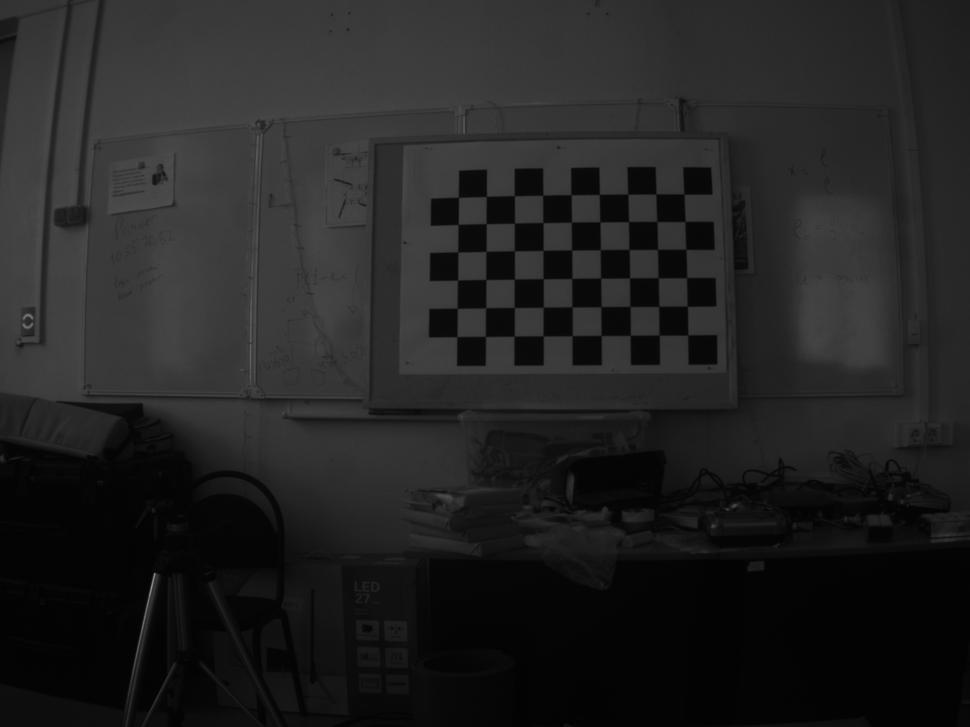
#> input picture stereo_calibration-master/images/LEFT/0.png, 970 x 727 px, shrunk from 2592 x 1944 before the run; its folder holds only this picture in this run
$ jupyter execute --allow-errors Calibrate_analog.ipynb
#> lines starting #> are read from the running program, lines starting #| are printed output that depends on the picture
[cell 1]
import cv2
import numpy as np
import glob
from tqdm import tqdm
import PIL.ExifTags
import PIL.Image
import matplotlib.pyplot as plt
from tqdm import tqdm_notebook

[cell 2]
#============================================
# Camera calibration
#============================================

#Define size of chessboard target.

chessboard_size = (6,9)
#chessboard_size = (7,5)
#Define arrays to save detected points
obj_points_left = [] #3D points in real world space
img_points_left = [] #3D points in image plane

#Prepare grid and points to display

objp_left = np.zeros((np.prod(chessboard_size),3),dtype=np.float32)


objp_left[:,:2] = np.mgrid[0:chessboard_size[0], 0:chessboard_size[1]].T.reshape(-1,2)

#read images

calibration_paths_left = glob.glob('./calibration_images/left/*')

#Iterate over images to find intrinsic matrix
for image_path_left in tqdm(calibration_paths_left):
    plt.clf()
    #Load image
    image = cv2.imread(image_path_left)
#> image is the input picture: shape (727, 970, 3); min 2, max 142, mean 34.3
    gray_image = cv2.cvtColor(image, cv2.COLOR_BGR2GRAY)
    print("Image loaded, Analizying...")
    #find chessboard corners
    plt.imshow(gray_image)
    plt.show()
    ret,corners = cv2.findChessboardCorners(gray_image, chessboard_size, None)
#> ret = True; corners = 54 rows, first 8: [684, 194.2], [685, 221.5], [685.9, 249.4], [686.6, 277.7], [687.5, 306.4], [687.7, 335], [656, 194], [656.9, 221.5]

    if ret == True:
        print("Chessboard detected!")
        print(image_path_left)
        #define criteria for subpixel accuracy
        criteria = (cv2.TERM_CRITERIA_EPS + cv2.TERM_CRITERIA_MAX_ITER, 30, 0.001)
        #refine corner location (to subpixel accuracy) based on criteria.
        cv2.cornerSubPix(gray_image, corners, (5,5), (-1,-1), criteria)
        obj_points_left.append(objp_left)
        img_points_left.append(corners)
    else:
        print("Chessboard wasn't detect!")

ret_left, K_left, dist_left, rvecs_left, tvecs_left = cv2.calibrateCamera(obj_points_left,
                                                                          img_points_left,
                                                                          gray_image.shape[::-1],
                                                                          None, None)
#> ret_left = 0.0799; K_left = [[1379.9, 0, 461.6], [0, 1371.3, 328.7], [0, 0, 1]]; dist_left = [[-0.845, -0.337, 0.0171, 0.0187, 3.24]]; rvecs_left = ([0.057, 0.222, 1.56],); tvecs_left = ([7.76, -4.78, 46.92],)
#=========================================
# analog for right cam
#=========================================


#Define arrays to save detected points
obj_points_right = [] #3D points in real world space
img_points_right = [] #3D points in image plane

#Prepare grid and points to display

objp_right = np.zeros((np.prod(chessboard_size),3),dtype=np.float32)


objp_right[:,:2] = np.mgrid[0:chessboard_size[0], 0:chessboard_size[1]].T.reshape(-1,2)

#read images

calibration_paths_right = glob.glob('./calibration_images/right/*')

#Iterate over images to find intrinsic matrix
for image_path_right in tqdm(calibration_paths_right):

    #Load image
    image = cv2.imread(image_path_right)
    gray_image = cv2.cvtColor(image, cv2.COLOR_BGR2GRAY)
    print("Image loaded, Analizying...")
    #find chessboard corners
    plt.imshow(gray_image)
    plt.show()
    ret,corners = cv2.findChessboardCorners(gray_image, chessboard_size, None)

    if ret == True:
        print("Chessboard detected!")
        print(image_path_right)
        #define criteria for subpixel accuracy
        criteria = (cv2.TERM_CRITERIA_EPS + cv2.TERM_CRITERIA_MAX_ITER, 30, 0.001)
        #refine corner location (to subpixel accuracy) based on criteria.
        cv2.cornerSubPix(gray_image, corners, (5,5), (-1,-1), criteria)
        obj_points_right.append(objp_right)
        img_points_right.append(corners)
    else:
        print("Chessboard wasn't detect!")


#> (the rest of this cell did not finish here and is left out)

[cell 3]
import cv2
import numpy as np
import glob
from tqdm import tqdm
import PIL.ExifTags
import PIL.Image
import matplotlib.pyplot as plt
from tqdm import tqdm_notebook
from tqdm import tqdm


class calibrator:
    def __init__(self, number_cam, fl):
        self.number_cam = number_cam
        self.ret = None
        self.K = None
        self.dist = None
        self.rvecs = None
        self.tvecs = None
        self.focal_length = fl
        self.detected = None
        self.count = None
        self.line_to_images = './calibration_images/' + number_cam + '/*'
        self.line_to_params = "./camera_params/" + number_cam + "/"
        self.obj_points = None
        self.imagePoints1 = None
        self.gray_image_shape = None
        self.image_size = None
        self.detected_image_list = []
        self.line_to_images_new = './calibration_images/new/' + number_cam + '/*'

    # [80 lines left out: functions save_params, calibration_, calibration_cam, not called in this run]


    def make_detected_image_list(self):

        # read images
        line = self.line_to_images
        calibration_paths = glob.glob(line)
        chessboard_size = (6, 9)
        print("Make detected_image_list, camera: " + self.number_cam)
        for image_path in tqdm(calibration_paths):

            # Load image
            image = cv2.imread(image_path)
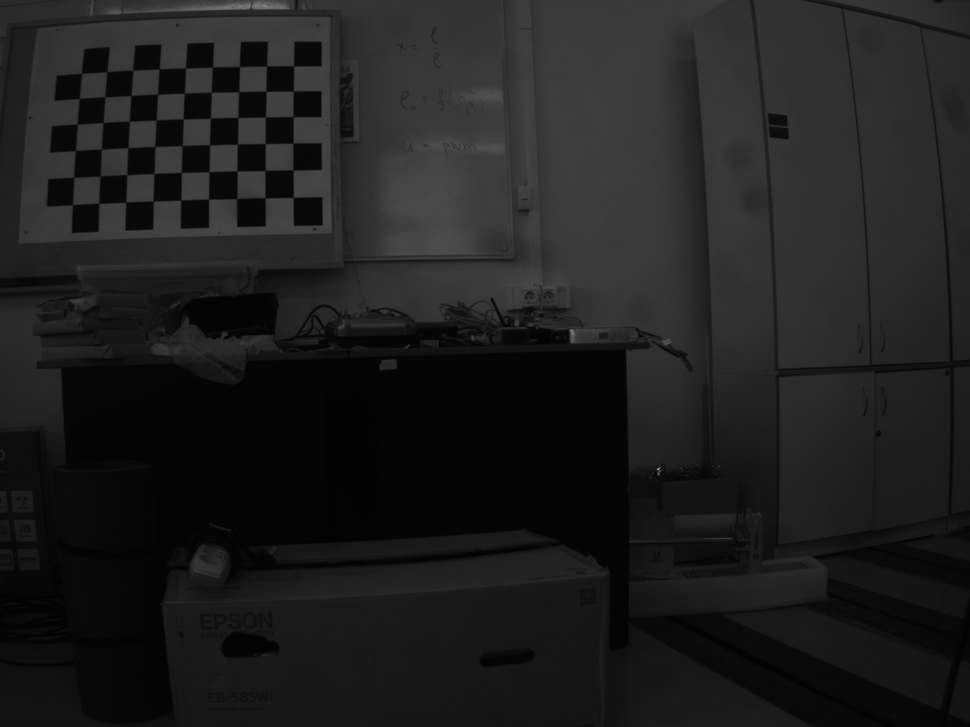
#> input picture calibration/calibration_images/new/25797059/19.png, 970 x 727 px, shrunk from 2592 x 1944 before the run
#> image is the input picture: shape (727, 970, 3); min 2, max 163, mean 30.3
            gray_image = cv2.cvtColor(image, cv2.COLOR_BGR2GRAY)
            ret, corners = cv2.findChessboardCorners(gray_image, chessboard_size, None)
#> ret = True; corners = 54 rows, first 8: [293.6, 66], [293.3, 91.14], [293.2, 116.8], [293, 143.3], [293.2, 170.1], [293.2, 197.5], [266.5, 66.23], [266, 91.35]

            if ret == True:
                self.detected_image_list.append(image_path[len(self.line_to_images)-1:])


class stereo_calibrator:
    def __init__(self, number_cam_left, number_cam_right, fl_left, fl_right):
        self.number_cam_left = number_cam_left
        self.number_cam_right = number_cam_right
        self.link_to_recreate = './calibration_images/new/'
        self.calibrovka_left = calibrator(number_cam_left, fl_left)
        self.calibrovka_right = calibrator(number_cam_right, fl_right)

    def stereo_calibration_separately(self):
        self.calibrovka_left.calibration_cam()
        self.calibrovka_right.calibration_cam()


    # [25 lines left out: function stereo_calibration_together, not called in this run]

    def stereo_calibration(self):
    	self.selection()
    	#self.stereo_calibration_separately()
    	#self.stereo_calibration_together()

    def re_create_data_images(self):
        ll = self.calibrovka_left.detected_image_list
        lr = self.calibrovka_right.detected_image_list
        print("Re-create data images")

        for l in tqdm(ll):
            if l in lr:

                image_left = cv2.imread(self.calibrovka_left.line_to_images[:-1] + l)
                image_right = cv2.imread(self.calibrovka_right.line_to_images[:-1] + l)
                cv2.imwrite(self.link_to_recreate + self.calibrovka_left.number_cam + '/' + l, image_left)
                cv2.imwrite(self.link_to_recreate + self.calibrovka_right.number_cam + '/' + l, image_right)

    def selection(self):
    	self.calibrovka_left.make_detected_image_list()
    	self.calibrovka_right.make_detected_image_list()
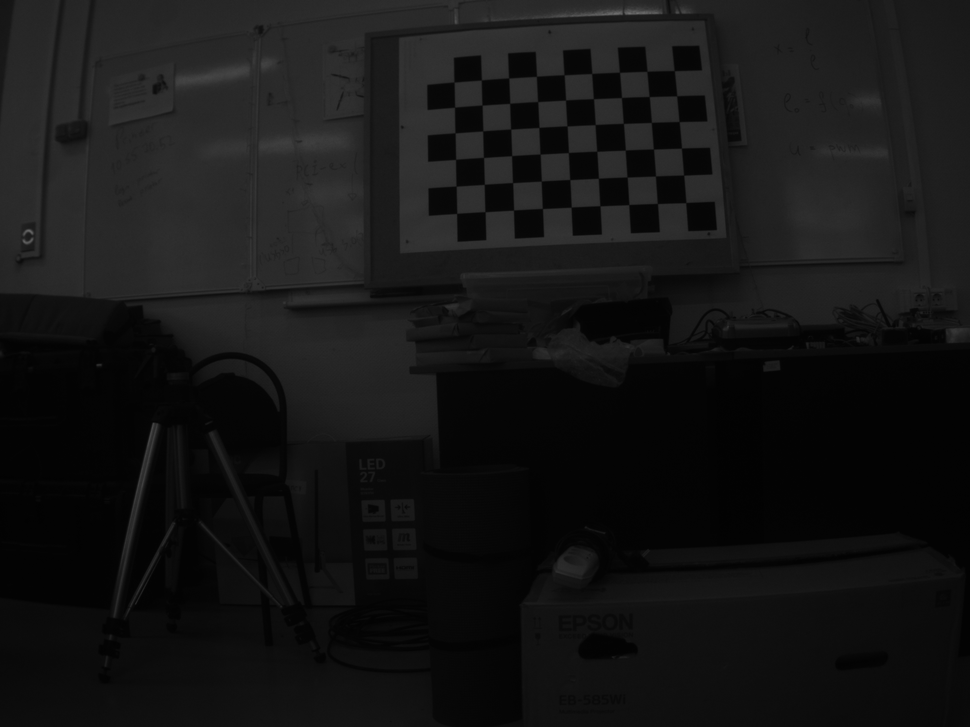
#> input picture calibration/calibration_images/25791059/14.png, 970 x 727 px, shrunk from 2592 x 1944 before the run
#> in make_detected_image_list, image is the input picture: shape (727, 970, 3); min 2, max 113, mean 20.9
#> in make_detected_image_list (call 2), `ret, corners = cv2.findChessboardCorners(gray_image, chessboard_size, ..`: corners = 54 rows, first 8: [674.3, 70.68], [676.7, 95.8], [679.2, 121.6], [681.4, 148.2], [683.7, 175.2], [685.8, 202.6], [646.9, 71.4], [649.3, 96.62]
    	self.re_create_data_images()

[cell 4]
name_left = "25797059"
name_right = "25791059"
calib = stereo_calibrator(name_left, name_right, 8, 8)
#calib.calibrovka_left.detected_image_list = list1
#calib.calibrovka_right.detected_image_list = list2

[cell 5]
calib.stereo_calibration()

### l = calib.calibrovka_left.detected_image_list[0]

[cell 6]
calib.re_create_data_images()

[cell 7]
calib.calibrovka_left.line_to_images + calib.calibrovka_left.detected_image_list[0]

[cell 8]
calib.calibrovka_left.line_to_images[:-1]

[cell 9]
a = cv2.imread(calib.calibrovka_left.line_to_images[:-1] + calib.calibrovka_left.detected_image_list[0])

[cell 10]
cv2.imwrite('hbwncsjdmlk.png', a)
#> Out = True

#> (a cell that did not finish here is left out)

[cell 12]
cv2.imwrite(calib.link_to_recreate + calib.calibrovka_left.number_cam + '/' + 'ucnsdj.png', a)
#> Out = True
